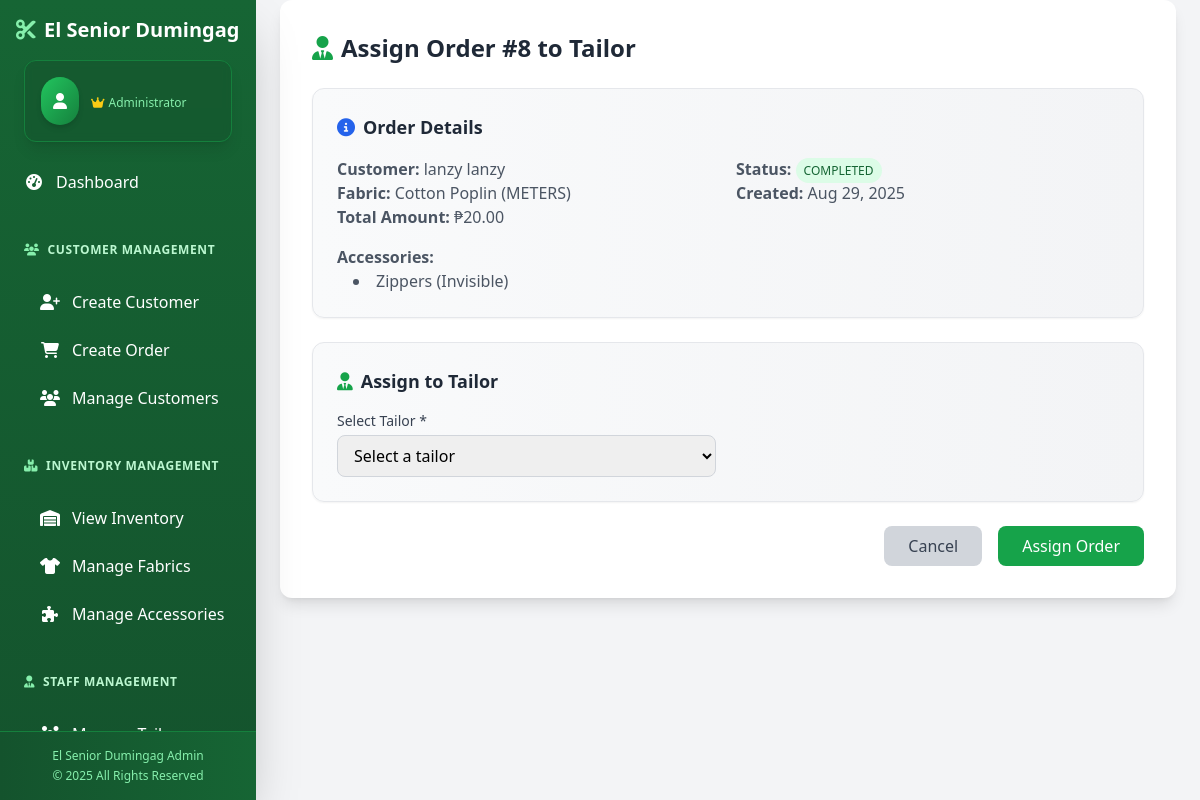
Screenshot of /assign-order/8/ (signed in) with the database file from the repository.
### etailoring/models.py (models this page shows, shortened)
class Order(models.Model):
    STATUS_CHOICES = [
        ('PENDING', 'Pending'),
        ('ASSIGNED', 'Assigned'),
        ('IN_PROGRESS', 'In Progress'),
        ('COMPLETED', 'Completed'),
        ('CANCELLED', 'Cancelled'),
    ]
    PAYMENT_STATUS_CHOICES = [
        ('PENDING', 'Pending'),
        ('PARTIAL', 'Partial'),
        ('PAID', 'Paid'),
    ]
    customer = models.ForeignKey(Customer, on_delete=models.CASCADE)
    fabric = models.ForeignKey(Fabric, on_delete=models.CASCADE)
    accessories = models.ManyToManyField(Accessory, blank=True)
    total_amount = models.DecimalField(max_digits=10, decimal_places=2)
    status = models.CharField(max_length=15, choices=STATUS_CHOICES, default='PENDING')
    payment_status = models.CharField(max_length=10, choices=PAYMENT_STATUS_CHOICES, default='PENDING')
    created_at = models.DateTimeField(auto_now_add=True)
    updated_at = models.DateTimeField(auto_now=True)
    paid_at = models.DateTimeField(null=True, blank=True)

class Customer(models.Model):
    user = models.OneToOneField(User, on_delete=models.CASCADE)
    phone_number = models.CharField(max_length=15)
    address = models.TextField()
    measurements = models.JSONField(default=dict, blank=True)

class Fabric(models.Model):
    UNIT_TYPE_CHOICES = [
        ('METERS', 'Meters'),
        ('YARDS', 'Yards'),
    ]
    name = models.CharField(max_length=100)
    description = models.TextField(blank=True)
    unit_type = models.CharField(max_length=10, choices=UNIT_TYPE_CHOICES)
    quantity = models.DecimalField(max_digits=10, decimal_places=2, default=Decimal('0.00'))
    price_per_unit = models.DecimalField(max_digits=10, decimal_places=2)
    low_stock_threshold = models.DecimalField(max_digits=10, decimal_places=2, default=Decimal('10.00'))

class Accessory(models.Model):
    name = models.CharField(max_length=100)
    description = models.TextField(blank=True)
    quantity = models.IntegerField(default=0)
    price_per_unit = models.DecimalField(max_digits=10, decimal_places=2)
    low_stock_threshold = models.IntegerField(default=10)

### etailoring/views.py (the view, shortened to what this page needs)
# urls.py: path('assign-order/<int:order_id>/', views.assign_order_view, name='assign_order'),
@login_required
def assign_order_view(request, order_id):
    if not request.user.is_staff:
        return redirect('etailoring:homepage')
    try:
        order = Order.objects.get(id=order_id)
    except Order.DoesNotExist:
        return redirect('etailoring:manage_orders')
    tailors = Tailor.objects.all()
    return render(request, 'assign_order.html', {
        'order': order,
        'tailors': tailors
    })

### templates/assign_order.html (shortened to what this page needs)
{% extends 'base.html' %}
{% block content %}
<div class="max-w-4xl mx-auto">
    <div class="bg-white rounded-xl shadow-lg p-8">
        <h1 class="text-2xl font-bold text-gray-800 mb-6 flex items-center">
            <i class="fas fa-user-tie text-green-600 mr-2"></i> Assign Order #{{ order.id }} to Tailor
        </h1>
        <div class="bg-gradient-to-r from-gray-50 to-gray-100 p-6 rounded-xl border border-gray-200 shadow-sm mb-6">
            <h2 class="text-lg font-semibold text-gray-800 mb-4 flex items-center">
                <i class="fas fa-info-circle text-blue-600 mr-2"></i> Order Details
            </h2>
            <div class="grid grid-cols-1 md:grid-cols-2 gap-4">
                <div>
                    <p class="text-gray-600"><strong>Customer:</strong> {{ order.customer.user.first_name }} {{ order.customer.user.last_name }}</p>
                    <p class="text-gray-600"><strong>Fabric:</strong> {{ order.fabric.name }} ({{ order.fabric.unit_type }})</p>
                    <p class="text-gray-600"><strong>Total Amount:</strong> ₱{{ order.total_amount }}</p>
                </div>
                <div>
                    <p class="text-gray-600"><strong>Status:</strong>
                        <span class="px-2 py-1 rounded-full text-xs {% if order.status == 'PENDING' %}bg-yellow-100 text-yellow-800{% elif order.status == 'ASSIGNED' %}bg-blue-100 text-blue-800{% elif order.status == 'COMPLETED' %}bg-green-100 text-green-800{% else %}bg-gray-100 text-gray-800{% endif %}">
                            {{ order.status }}
                        </span>
                    </p>
                    <p class="text-gray-600"><strong>Created:</strong> {{ order.created_at|date:"M d, Y" }}</p>
                </div>
            </div>
            {% if order.accessories.all %}
            <div class="mt-4">
                <p class="text-gray-600"><strong>Accessories:</strong></p>
                <ul class="list-disc list-inside ml-4">
                    {% for accessory in order.accessories.all %}
                    <li class="text-gray-600">{{ accessory.name }}</li>
                    {% endfor %}
                </ul>
            </div>
            {% endif %}
        </div>
        <form id="assignOrderForm" method="post" class="space-y-6">
            <div class="bg-gradient-to-r from-gray-50 to-gray-100 p-6 rounded-xl border border-gray-200 shadow-sm">
                <h2 class="text-lg font-semibold text-gray-800 mb-4 flex items-center">
                    <i class="fas fa-user-tie text-green-600 mr-2"></i> Assign to Tailor
                </h2>
                <div class="grid grid-cols-1 md:grid-cols-2 gap-6">
                    <div>
                        <label for="tailor" class="block text-sm font-medium text-gray-700 mb-1">Select Tailor *</label>
                        <select id="tailor" name="tailor" required
                            class="w-full px-3 py-2 border border-gray-300 rounded-lg focus:outline-none focus:ring-2 focus:ring-green-500">
                            <option value="">Select a tailor</option>
                        </select>
                    </div>
                </div>
            </div>
            <div class="flex justify-end space-x-4">
                <a href="{% url 'etailoring:manage_orders' %}"
                    class="px-6 py-2 bg-gray-300 text-gray-700 font-medium rounded-lg hover:bg-gray-400 focus:outline-none focus:ring-2 focus:ring-offset-2 focus:ring-gray-500 transition-colors">
                    Cancel
                </a>
                <button type="submit"
                    class="px-6 py-2 bg-green-600 text-white font-medium rounded-lg hover:bg-green-700 focus:outline-none focus:ring-2 focus:ring-offset-2 focus:ring-green-500 transition-colors">
                    Assign Order
                </button>
            </div>
        </form>
    </div>
</div>
{% endblock %}

### rows the page displays
Order: id "8", customer.user.first_name "lanzy", customer.user.last_name "lanzy", fabric.name "Cotton Poplin", fabric.unit_type "METERS", total_amount "20.00", status "COMPLETED", created_at "Aug 29, 2025"
Accessory: name "Zippers (Invisible)"
